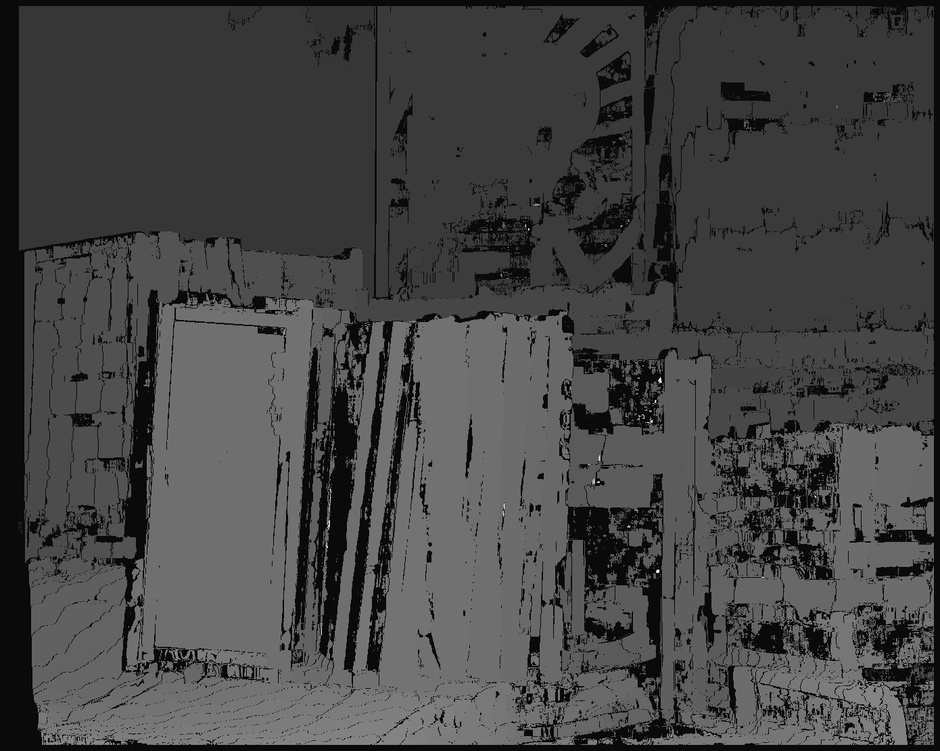
#> input picture result/books/illum1/zncc/1.jpg, 940 x 751 px, shrunk from 1390 x 1110 before the run
$ python evaluation.py
#> lines starting #> are read from the running program, lines starting #| are printed output that depends on the picture; long printed decimals are rounded
import cv2
import numpy as np


def ecart_type(img1, img2):
    diff = img2-img1
    mean = diff.mean()
    variance = np.sum((diff-mean)**2)/((len(diff)*len(diff[0]))**2)
    return variance


image1 = cv2.imread("result/books/illum1/zncc/1.jpg", 0)
#> image1 is the input picture: shape (751, 940); min 0, max 255, mean 69.2
image2 = cv2.imread("result/books/illum1/zncc/6.jpg", 0)
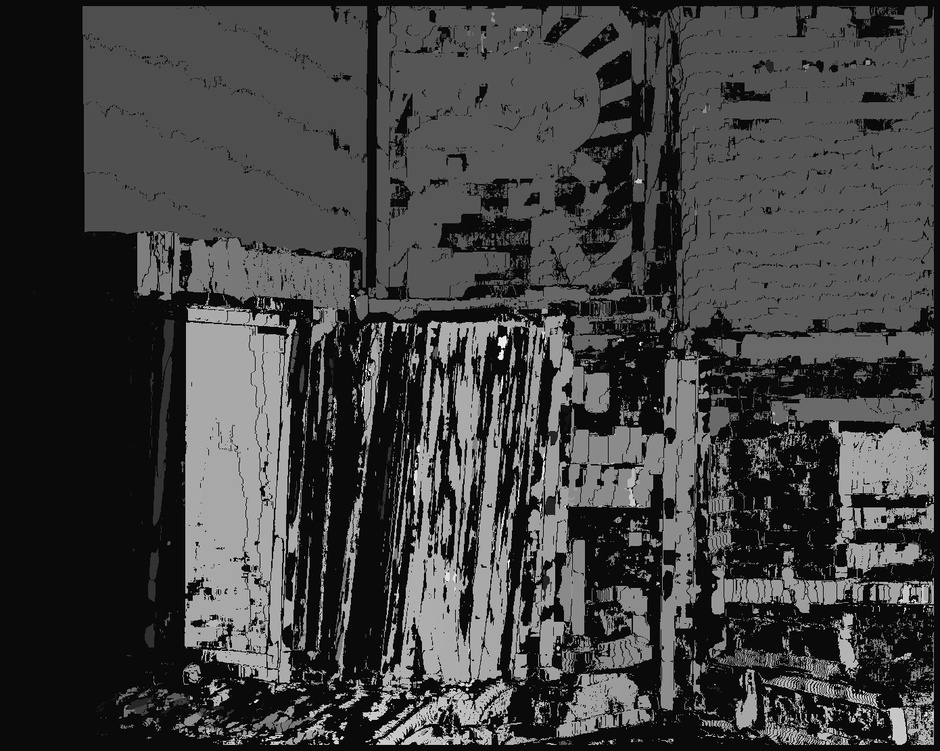
#> input picture result/books/illum1/zncc/6.jpg, 940 x 751 px, shrunk from 1390 x 1110 before the run
#> image2 is the input picture: shape (751, 940); min 0, max 255, mean 64.7
image_ref = cv2.imread("images/books/disp1.png", 0)
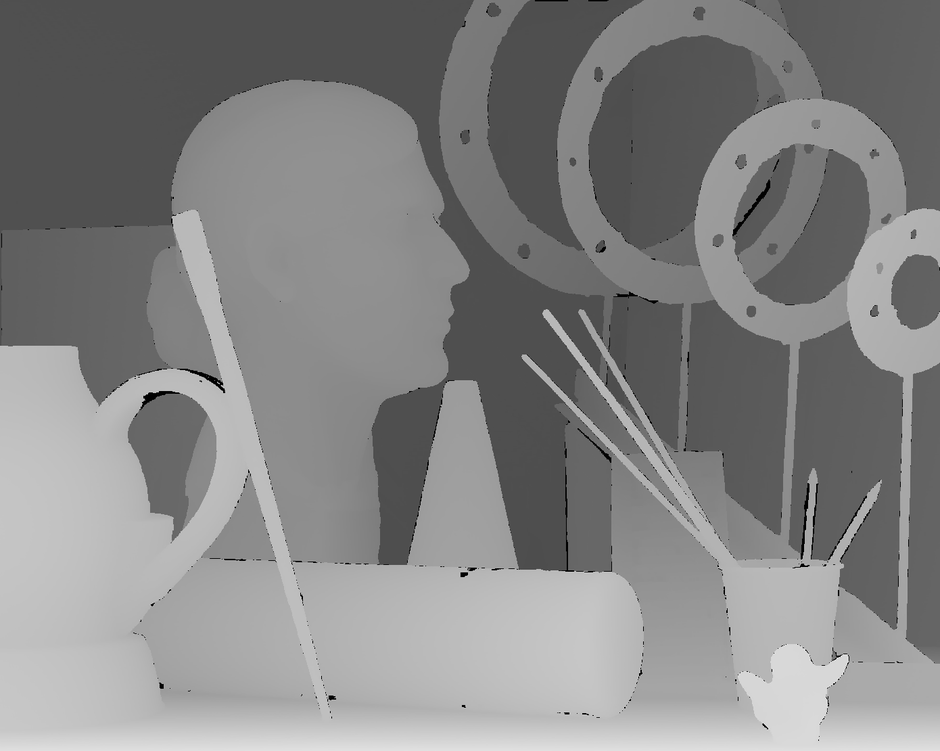
#> input picture images/art/disp1.png, 940 x 751 px, shrunk from 1390 x 1110 before the run, found by its file name
#> image_ref is the input picture: shape (751, 940); min 0, max 254, mean 132.5

print(ecart_type(image1, image_ref))
#> in ecart_type, `diff = img2-img1`:
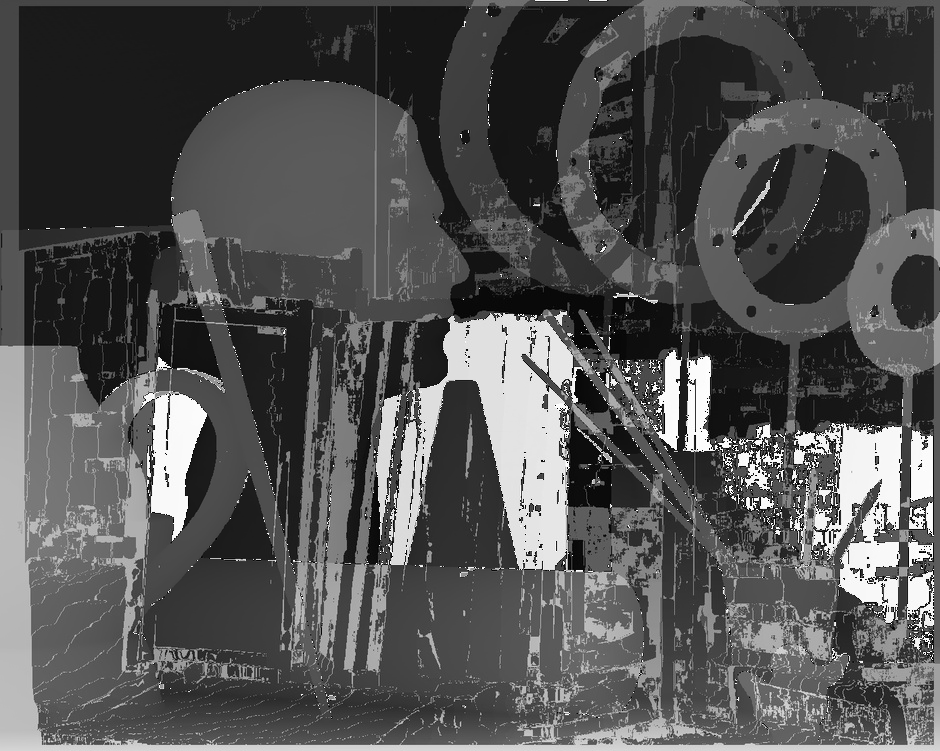
#> diff: shape (751, 940); min 0, max 255, mean 82.2
#> in ecart_type, `mean = diff.mean()`: mean = 82.25
#> in ecart_type, `variance = np.sum((diff-mean)**2)/((len(diff)*len(diff[0]))**2)`: variance = 0.00516
#| 0.005157
print(ecart_type(image2, image_ref))
#> in ecart_type (call 2), `diff = img2-img1`:
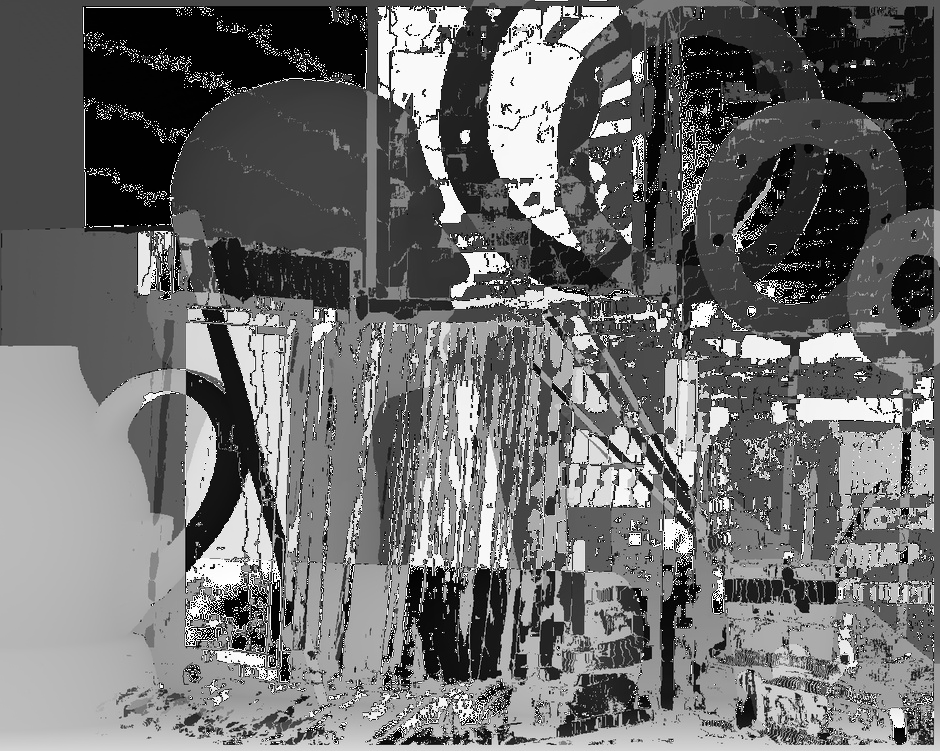
#> diff: shape (751, 940); min 0, max 255, mean 109
#> in ecart_type (call 2), `mean = diff.mean()`: mean = 109
#> in ecart_type (call 2), `variance = np.sum((diff-mean)**2)/((len(diff)*len(diff[0]))**2)`: variance = 0.00838
#| 0.008381
"""
for i in range(0, 3):
    for y in range(1, 4):
       image2 = cv2.imread("result/art/illum{}/image_depth_art_0_{}.jpg".format(i, y), 0)

       print("illum{}, image{}".format(i, y))
       print(ecart_type(image1, image2))
"""
